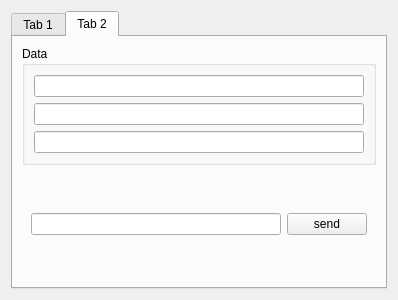
<?xml version="1.0" encoding="UTF-8"?>
<ui version="4.0">
 <class>Commands</class>
 <widget class="QDialog" name="Commands">
  <property name="geometry">
   <rect>
    <x>0</x>
    <y>0</y>
    <width>398</width>
    <height>300</height>
   </rect>
  </property>
  <property name="minimumSize">
   <size>
    <width>300</width>
    <height>300</height>
   </size>
  </property>
  <property name="windowTitle">
   <string>Dialog</string>
  </property>
  <layout class="QVBoxLayout" name="verticalLayout_2">
   <item>
    <widget class="QTabWidget" name="tabWidget">
     <property name="currentIndex">
      <number>1</number>
     </property>
     <widget class="QWidget" name="tab">
      <attribute name="title">
       <string>Tab 1</string>
      </attribute>
      <layout class="QGridLayout" name="gridLayout">
       <item row="0" column="0">
        <widget class="QWidget" name="widget" native="true">
         <layout class="QGridLayout" name="gridLayout_2">
          <item row="0" column="0">
           <widget class="QGroupBox" name="groupBox">
            <property name="title">
             <string>PWM 1</string>
            </property>
            <layout class="QVBoxLayout" name="verticalLayout_5">
             <item>
              <widget class="QPushButton" name="addPwm1">
               <property name="enabled">
                <bool>true</bool>
               </property>
               <property name="text">
                <string>+</string>
               </property>
              </widget>
             </item>
             <item>
              <widget class="QSlider" name="pwm1Value">
               <property name="minimum">
                <number>-1</number>
               </property>
               <property name="maximum">
                <number>258</number>
               </property>
               <property name="value">
                <number>25</number>
               </property>
               <property name="sliderPosition">
                <number>25</number>
               </property>
               <property name="orientation">
                <enum>Qt::Vertical</enum>
               </property>
               <property name="invertedAppearance">
                <bool>false</bool>
               </property>
               <property name="invertedControls">
                <bool>false</bool>
               </property>
               <property name="tickPosition">
                <enum>QSlider::NoTicks</enum>
               </property>
              </widget>
             </item>
             <item>
              <widget class="QPushButton" name="subPwm1">
               <property name="text">
                <string>-</string>
               </property>
              </widget>
             </item>
             <item>
              <widget class="QLabel" name="pwm1ValueLabel">
               <property name="text">
                <string>0</string>
               </property>
               <property name="alignment">
                <set>Qt::AlignCenter</set>
               </property>
              </widget>
             </item>
            </layout>
           </widget>
          </item>
          <item row="0" column="1">
           <widget class="QGroupBox" name="groupBox_2">
            <property name="title">
             <string>PWM 2</string>
            </property>
            <layout class="QVBoxLayout" name="verticalLayout_4">
             <item>
              <widget class="QPushButton" name="addPwm2">
               <property name="text">
                <string>+</string>
               </property>
              </widget>
             </item>
             <item>
              <widget class="QSlider" name="pwm2Value">
               <property name="minimum">
                <number>-1</number>
               </property>
               <property name="maximum">
                <number>258</number>
               </property>
               <property name="value">
                <number>25</number>
               </property>
               <property name="sliderPosition">
                <number>25</number>
               </property>
               <property name="orientation">
                <enum>Qt::Vertical</enum>
               </property>
               <property name="invertedAppearance">
                <bool>false</bool>
               </property>
               <property name="invertedControls">
                <bool>false</bool>
               </property>
               <property name="tickPosition">
                <enum>QSlider::NoTicks</enum>
               </property>
              </widget>
             </item>
             <item>
              <widget class="QPushButton" name="subPwm2">
               <property name="text">
                <string>-</string>
               </property>
              </widget>
             </item>
             <item>
              <widget class="QLabel" name="pwm2ValueLabel">
               <property name="text">
                <string>0</string>
               </property>
               <property name="alignment">
                <set>Qt::AlignCenter</set>
               </property>
              </widget>
             </item>
            </layout>
           </widget>
          </item>
          <item row="0" column="2">
           <widget class="QGroupBox" name="groupBox_3">
            <property name="title">
             <string>PWM 3</string>
            </property>
            <layout class="QVBoxLayout" name="verticalLayout_3">
             <item>
              <widget class="QPushButton" name="addPwm3">
               <property name="text">
                <string>+</string>
               </property>
              </widget>
             </item>
             <item>
              <widget class="QSlider" name="pwm3Value">
               <property name="minimum">
                <number>-1</number>
               </property>
               <property name="maximum">
                <number>258</number>
               </property>
               <property name="value">
                <number>25</number>
               </property>
               <property name="sliderPosition">
                <number>25</number>
               </property>
               <property name="orientation">
                <enum>Qt::Vertical</enum>
               </property>
               <property name="invertedAppearance">
                <bool>false</bool>
               </property>
               <property name="invertedControls">
                <bool>false</bool>
               </property>
               <property name="tickPosition">
                <enum>QSlider::NoTicks</enum>
               </property>
              </widget>
             </item>
             <item>
              <widget class="QPushButton" name="subPwm3">
               <property name="text">
                <string>-</string>
               </property>
              </widget>
             </item>
             <item>
              <widget class="QLabel" name="pwm3ValueLabel">
               <property name="text">
                <string>0</string>
               </property>
               <property name="alignment">
                <set>Qt::AlignCenter</set>
               </property>
              </widget>
             </item>
            </layout>
           </widget>
          </item>
          <item row="0" column="3">
           <widget class="QGroupBox" name="groupBox_4">
            <property name="layoutDirection">
             <enum>Qt::LeftToRight</enum>
            </property>
            <property name="title">
             <string>PWM 4</string>
            </property>
            <property name="alignment">
             <set>Qt::AlignLeading|Qt::AlignLeft|Qt::AlignVCenter</set>
            </property>
            <layout class="QVBoxLayout" name="verticalLayout">
             <item>
              <widget class="QPushButton" name="addPwm4">
               <property name="text">
                <string>+</string>
               </property>
              </widget>
             </item>
             <item>
              <widget class="QSlider" name="pwm4Value">
               <property name="minimum">
                <number>-1</number>
               </property>
               <property name="maximum">
                <number>258</number>
               </property>
               <property name="value">
                <number>25</number>
               </property>
               <property name="sliderPosition">
                <number>25</number>
               </property>
               <property name="orientation">
                <enum>Qt::Vertical</enum>
               </property>
               <property name="invertedAppearance">
                <bool>false</bool>
               </property>
               <property name="invertedControls">
                <bool>false</bool>
               </property>
               <property name="tickPosition">
                <enum>QSlider::NoTicks</enum>
               </property>
              </widget>
             </item>
             <item>
              <widget class="QPushButton" name="subPwm4">
               <property name="text">
                <string>-</string>
               </property>
              </widget>
             </item>
             <item>
              <widget class="QLabel" name="pwm4ValueLabel">
               <property name="text">
                <string>0</string>
               </property>
               <property name="alignment">
                <set>Qt::AlignCenter</set>
               </property>
              </widget>
             </item>
            </layout>
           </widget>
          </item>
         </layout>
         <zorder>groupBox_4</zorder>
         <zorder>groupBox_2</zorder>
         <zorder>groupBox</zorder>
         <zorder>groupBox_3</zorder>
        </widget>
       </item>
       <item row="1" column="0">
        <widget class="QPushButton" name="fixValues">
         <property name="text">
          <string>Fixar</string>
         </property>
        </widget>
       </item>
      </layout>
     </widget>
     <widget class="QWidget" name="tab_2">
      <attribute name="title">
       <string>Tab 2</string>
      </attribute>
      <layout class="QGridLayout" name="gridLayout_4">
       <item row="0" column="0">
        <widget class="QGroupBox" name="groupBox_5">
         <property name="title">
          <string>Data</string>
         </property>
         <layout class="QVBoxLayout" name="verticalLayout_6">
          <item>
           <widget class="QLineEdit" name="sensorZ"/>
          </item>
          <item>
           <widget class="QLineEdit" name="sensorY"/>
          </item>
          <item>
           <widget class="QLineEdit" name="sensorX"/>
          </item>
         </layout>
        </widget>
       </item>
       <item row="1" column="0">
        <widget class="QWidget" name="widget_2" native="true">
         <layout class="QHBoxLayout" name="horizontalLayout">
          <item>
           <widget class="QLineEdit" name="data2Send"/>
          </item>
          <item>
           <widget class="QPushButton" name="sendData">
            <property name="text">
             <string>send</string>
            </property>
           </widget>
          </item>
         </layout>
        </widget>
       </item>
      </layout>
     </widget>
    </widget>
   </item>
  </layout>
 </widget>
 <resources/>
 <connections/>
</ui>
